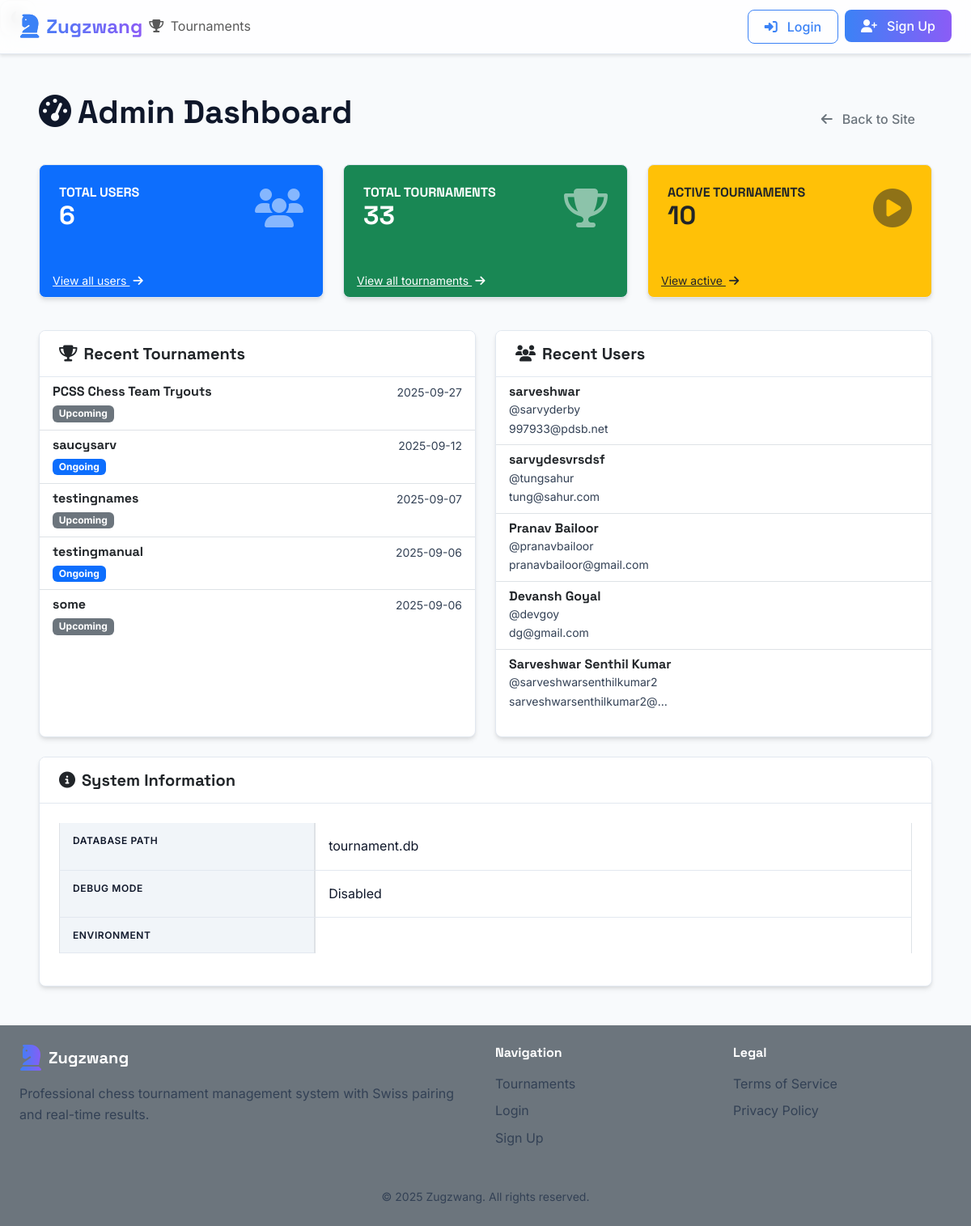
Screenshot of /admin/admin/dashboard with the database file from the repository.
### tables this page shows
CREATE TABLE tournaments (
            id INTEGER PRIMARY KEY AUTOINCREMENT,
            name TEXT NOT NULL,
            location TEXT,
            start_date TEXT NOT NULL,
            end_date TEXT NOT NULL,
            rounds INTEGER DEFAULT 5,
            time_control TEXT,
            status TEXT DEFAULT 'upcoming',
            created_at TEXT NOT NULL,
            creator_id INTEGER NOT NULL,
            description TEXT,
            prize_winners INTEGER DEFAULT 0
        , share_token TEXT, win_points REAL DEFAULT 1.0, draw_points REAL DEFAULT 0.5, loss_points REAL DEFAULT 0.0, bye_points REAL DEFAULT 1.0, comments TEXT DEFAULT '');

### admin_routes.py (the view)
@admin_bp.route('/admin/dashboard')
def dashboard():
    total_users = 0
    recent_users = []
    total_tournaments = 0
    active_tournaments = 0
    recent_tournaments = []
    try:
        current_app.logger.info("Fetching users data...")
        try:
            from sql import SQL
            db = SQL("sqlite:///users.db")
            print(db.execute("SELECT * FROM users"))
            result = db.execute("SELECT COUNT(*) as count FROM users")
            total_users = result[0]['count'] if result else 0
            current_app.logger.info(f"Found {total_users} total users")
            recent_users = db.execute('''
                SELECT id, username, name, emailAddress as email
                FROM users
                ORDER BY id DESC
                LIMIT 5
            ''')
            current_app.logger.info(f"Fetched {len(recent_users)} recent users")
        except Exception as e:
            current_app.logger.error(f"Error fetching users: {str(e)}")
            flash('Error loading user data', 'danger')
        current_app.logger.info("Fetching tournaments data...")
        try:
            from sql import SQL
            db = SQL("sqlite:///tournament.db")
            result = db.execute("SELECT COUNT(*) as count FROM tournaments")
            total_tournaments = result[0]['count'] if result else 0
            current_app.logger.info(f"Found {total_tournaments} total tournaments")
            result = db.execute("""
                SELECT COUNT(*) as count
                FROM tournaments
                WHERE status = 'ongoing' OR status = 'in_progress' OR status = 'In Progress'
            """)
            active_tournaments = result[0]['count'] if result else 0
            current_app.logger.info(f"Found {active_tournaments} active tournaments")
            recent_tournaments = db.execute("""
                SELECT id, name, created_at, status
                FROM tournaments
                ORDER BY created_at DESC
                LIMIT 5
            """)
            current_app.logger.info(f"Fetched {len(recent_tournaments)} recent tournaments")
        except Exception as e:
            current_app.logger.error(f"Error fetching tournaments: {str(e)}")
            flash('Error loading tournament data', 'danger')
    except Exception as e:
        current_app.logger.error(f"Error in dashboard: {str(e)}")
        flash('Error loading dashboard data', 'danger')
        return redirect(url_for('index'))
    return render_template('admin/dashboard.html',
                         total_users=total_users,
                         total_tournaments=total_tournaments,
                         active_tournaments=active_tournaments,
                         recent_tournaments=recent_tournaments,
                         recent_users=recent_users)

### templates/admin/dashboard.html (shortened to what this page needs)
{% extends "base.html" %}
{% block content %}
<div class="container mt-4">
    <div class="d-flex justify-content-between align-items-center mb-4">
        <h1><i class="fas fa-tachometer-alt me-2"></i>Admin Dashboard</h1>
        <div>
            <a href="{{ url_for('index') }}" class="btn btn-outline-secondary">
                <i class="fas fa-arrow-left me-1"></i> Back to Site
            </a>
        </div>
    </div>
    <div class="row mb-4">
        <div class="col-md-4 mb-3">
            <div class="card bg-primary text-white h-100">
                <div class="card-body">
                    <div class="d-flex justify-content-between align-items-center">
                        <div>
                            <h6 class="text-uppercase mb-0">Total Users</h6>
                            <h2 class="mb-0">{{ total_users }}</h2>
                        </div>
                        <i class="fas fa-users fa-3x opacity-50"></i>
                    </div>
                </div>
                <div class="card-footer bg-transparent border-0 pt-0">
                    <a href="#" class="text-white small" data-bs-toggle="modal" data-bs-target="#allUsersModal">View all users <i class="fas fa-arrow-right ms-1"></i></a>
                </div>
            </div>
        </div>
        <div class="col-md-4 mb-3">
            <div class="card bg-success text-white h-100">
                <div class="card-body">
                    <div class="d-flex justify-content-between align-items-center">
                        <div>
                            <h6 class="text-uppercase mb-0">Total Tournaments</h6>
                            <h2 class="mb-0">{{ total_tournaments }}</h2>
                        </div>
                        <i class="fas fa-trophy fa-3x opacity-50"></i>
                    </div>
                </div>
                <div class="card-footer bg-transparent border-0 pt-0">
                    <a href="#" class="text-white small" data-bs-toggle="modal" data-bs-target="#allTournamentsModal">View all tournaments <i class="fas fa-arrow-right ms-1"></i></a>
                </div>
            </div>
        </div>
        <div class="col-md-4 mb-3">
            <div class="card bg-warning text-dark h-100">
                <div class="card-body">
                    <div class="d-flex justify-content-between align-items-center">
                        <div>
                            <h6 class="text-uppercase mb-0">Active Tournaments</h6>
                            <h2 class="mb-0">{{ active_tournaments }}</h2>
                        </div>
                        <i class="fas fa-play-circle fa-3x opacity-50"></i>
                    </div>
                </div>
                <div class="card-footer bg-transparent border-0 pt-0">
                    <a href="#" class="text-dark small" data-bs-toggle="modal" data-bs-target="#activeTournamentsModal">View active <i class="fas fa-arrow-right ms-1"></i></a>
                </div>
            </div>
        </div>
    </div>
    <div class="row">
        <div class="col-md-6 mb-4">
            <div class="card h-100">
                <div class="card-header bg-white d-flex justify-content-between align-items-center">
                    <h5 class="mb-0"><i class="fas fa-trophy me-2"></i>Recent Tournaments</h5>
                </div>
                <div class="card-body p-0">
                    {% if recent_tournaments %}
                        <div class="list-group list-group-flush">
                            {% for tournament in recent_tournaments %}
                            <a href="#" class="list-group-item list-group-item-action">
                                <div class="d-flex w-100 justify-content-between">
                                    <h6 class="mb-1">{{ tournament.name if tournament.name else 'Unnamed Tournament' }}</h6>
                                    <small class="text-muted">{{ tournament.created_at.split(' ')[0] if tournament.created_at else 'N/A' }}</small>
                                </div>
                                <div>
                                    <span class="badge bg-{{ 'success' if tournament.status == 'completed' else 'primary' if tournament.status in ['ongoing', 'in_progress'] else 'secondary' }}">
                                        {{ (tournament.status if tournament.status else 'upcoming')|replace('_', ' ')|title }}
                                    </span>
                                </div>
                            </a>
                            {% endfor %}
                        </div>
                    {% else %}
                        <div class="text-center p-4">
                            <p class="text-muted mb-0">No tournaments found.</p>
                        </div>
                    {% endif %}
                </div>
            </div>
        </div>
        <div class="col-md-6 mb-4">
            <div class="card h-100">
                <div class="card-header bg-white d-flex justify-content-between align-items-center">
                    <h5 class="mb-0"><i class="fas fa-users me-2"></i>Recent Users</h5>
                </div>
                <div class="card-body p-0">
                    {% if recent_users %}
                        <div class="list-group list-group-flush">
                            {% for user in recent_users %}
                            <div class="list-group-item">
                                <div class="d-flex w-100 justify-content-between align-items-center">
                                    <div>
                                        <h6 class="mb-0">{{ user.name if user.name else user.username if user.username else 'N/A' }}</h6>
                                        <small class="text-muted">@{{ user.username if user.username else 'N/A' }}</small>
                                        {% if user.email %}
                                        <div class="text-truncate text-muted small" style="max-width: 200px;" title="{{ user.email }}">
                                            {{ user.email }}
                                        </div>
                                        {% endif %}
                                    </div>
                                </div>
                            </div>
                            {% endfor %}
                        </div>
                    {% else %}
                        <div class="text-center p-4">
                            <p class="text-muted mb-0">No users found.</p>
                        </div>
                    {% endif %}
                </div>
            </div>
        </div>
    </div>
    <div class="card">
        <div class="card-header bg-white">
            <h5 class="mb-0"><i class="fas fa-info-circle me-2"></i>System Information</h5>
        </div>
        <div class="card-body">
            <div class="table-responsive">
                <table class="table table-bordered">
                    <tbody>
                        <tr>
                            <th width="30%">Database Path</th>
                            <td>{{ config['DATABASE'] }}</td>
                        </tr>
                        <tr>
                            <th>Debug Mode</th>
                            <td>{{ 'Enabled' if config['DEBUG'] else 'Disabled' }}</td>
                        </tr>
                        <tr>
                            <th>Environment</th>
                            <td>{{ config['ENV'] }}</td>
                        </tr>
                    </tbody>
                </table>
            </div>
        </div>
    </div>
</div>
</div>
{% endblock %}

### rows the page displays
tournaments: name "PCSS Chess Team Tryouts", created_at "2025-09-27", status "Upcoming"
tournaments: name "saucysarv", created_at "2025-09-12", status "Ongoing"
tournaments: name "testingnames", created_at "2025-09-07", status "Upcoming"
tournaments: name "testingmanual", created_at "2025-09-06", status "Ongoing"
tournaments: name "some", created_at "2025-09-06", status "Upcoming"

### other values shown
{{ total_users }} "6"
{{ total_tournaments }} "33"
{{ active_tournaments }} "10"
{{ user.name if user.name else user.username if user.username else 'N/A' }} "sarveshwar" "sarvydesvrsdsf" "Pranav Bailoor" "Devansh Goyal" "Sarveshwar Senthil Kumar"
{{ user.username if user.username else 'N/A' }} "sarvyderby" "tungsahur" "pranavbailoor" "devgoy" "sarveshwarsenthilkumar2"
{{ user.email }} "997933@pdsb.net" "tung@sahur.com" "pranavbailoor@gmail.com" "dg@gmail.com" "sarveshwarsenthilkumar2@…"
{{ config['DATABASE'] }} "tournament.db"
{{ 'Enabled' if config['DEBUG'] else 'Disabled' }} "Disabled"
